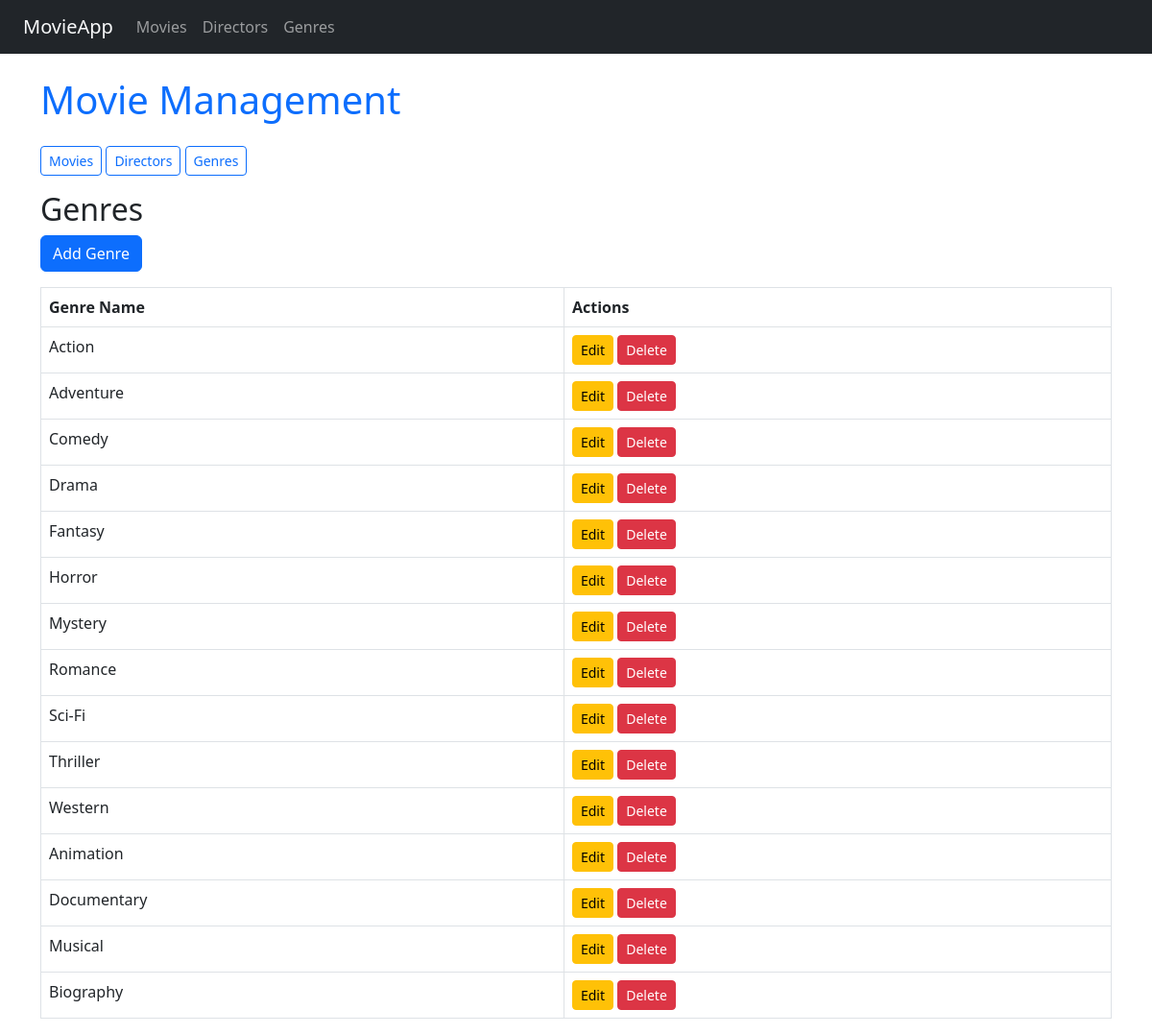
The page /genres/ on the database its author committed.
### zecapp/models.py (models this page shows, shortened)
class Genre(models.Model):
    genre_name = models.CharField(max_length=100)

### zecapp/views.py (the view)
# urls.py: path('genres/', genre_list, name='genre_list'),
def genre_list(request):
    genres = Genre.objects.all()
    return render(request, 'movies/genre_list.html', {'genres': genres})

### zecapp/templates/movies/genre_list.html
{% extends 'movies/base.html' %}
{% block content %}
  <h2>Genres</h2>
  <a href="{% url 'genre_create' %}" class="btn btn-primary mb-3">Add Genre</a>
  <table class="table table-bordered">
    <thead>
      <tr>
        <th>Genre Name</th>
        <th>Actions</th>
      </tr>
    </thead>
    <tbody>
      {% for genre in genres %}
        <tr>
          <td>{{ genre.genre_name }}</td>
          <td>
            <a href="{% url 'genre_update' genre.pk %}" class="btn btn-sm btn-warning">Edit</a>
            <a href="{% url 'genre_delete' genre.pk %}" class="btn btn-sm btn-danger">Delete</a>
          </td>
        </tr>
      {% empty %}
        <tr><td colspan="2">No genres found.</td></tr>
      {% endfor %}
    </tbody>
  </table>
{% endblock %}

### rows shown on the page
Genre: genre_name "Action"
Genre: genre_name "Adventure"
Genre: genre_name "Comedy"
Genre: genre_name "Drama"
Genre: genre_name "Fantasy"
Genre: genre_name "Horror"
Genre: genre_name "Mystery"
Genre: genre_name "Romance"
Genre: genre_name "Sci-Fi"
Genre: genre_name "Thriller"
Genre: genre_name "Western"
Genre: genre_name "Animation"
Genre: genre_name "Documentary"
Genre: genre_name "Musical"
Genre: genre_name "Biography"
